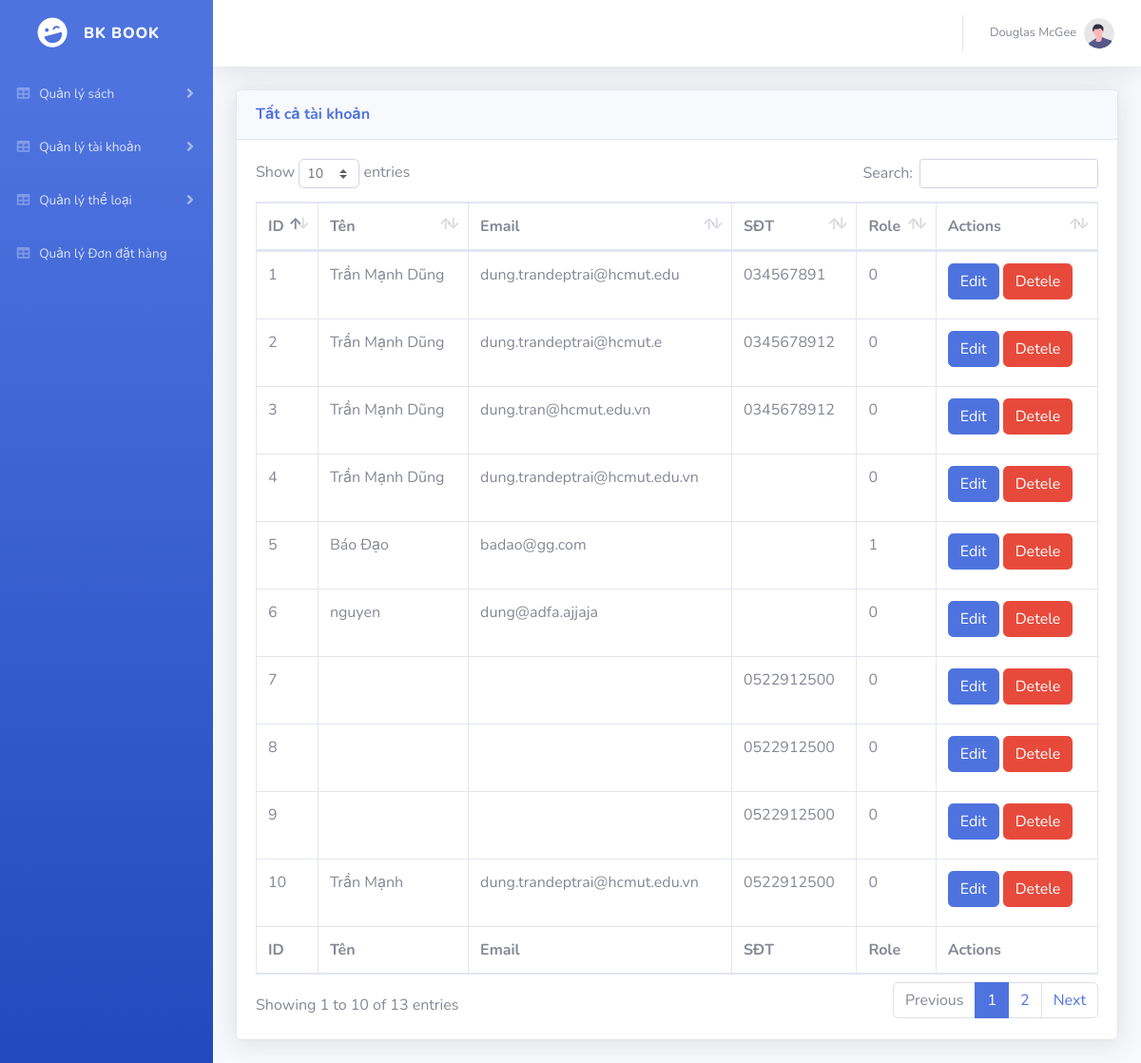
Page /apps/admin/index.php?action=Admin&act=alluser on the committed database.
### tables this page shows
CREATE TABLE `site_user` (
  `id` int(11) NOT NULL,
  `name` varchar(255) DEFAULT NULL,
  `email` varchar(255) DEFAULT NULL,
  `phone_number` varchar(255) DEFAULT NULL,
  `password` varchar(255) DEFAULT NULL,
  `role` int(9) NOT NULL,
  `image` text DEFAULT 'https://cdn-icons-png.flaticon.com/512/21/21294.png'
);

### apps/admin/Model/connection.php (called while the page is built, shortened)
<?php
    class Connection{
        var $conn;
        function __construct()
        {
            $severname ="localhost";
            $username ="root";
            $password ="";
            $db_name ="bkstore";
            $this->conn = new mysqli($severname,$username,$password,$db_name);
            $this->conn->set_charset("utf8");
        }
        public function getList($query) {
            $result = $this->conn->query($query);
            return $result;
        }
    }
?>

### apps/admin/Model/model.php (called while the page is built, shortened)
<?php
    require_once('connection.php');
    class Model {
        function __construct()
        {
            $conn_obj = new Connection();
        }
    }
?>

### apps/admin/Model/admin.php (called while the page is built, shortened)
<?php
require_once('model.php');
class Admin extends Model{
    public function getAllUser() {
        $db = new Connection();
        $query = "SELECT * FROM site_user ";
        $result = $db->getList($query);
        return $result;
    }
}
?>

### apps/admin/view/AllUser.php (the view, shortened to what this page needs)
<link href="/bookstore/apps/admin/public/vendor/fontawesome-free/css/all.min.css" rel="stylesheet" type="text/css">
<link href="/bookstore/apps/admin/public/css/sb-admin-2.min.css" rel="stylesheet">
<link href="/bookstore/apps/admin/public/vendor/datatables/dataTables.bootstrap4.min.css" rel="stylesheet">
            <div class="container-fluid">
                <div class="card shadow mb-4">
                        <div class="card-header py-3">
                            <h6 class="m-0 font-weight-bold text-primary">Tất cả tài khoản</h6>
                        </div>
                        <div class="card-body">
                            <div class="table-responsive">
                            <table class="table table-bordered" id="dataTable" width="100%" cellspacing="0">
                            <thead>
                                <tr>
                                    <th>ID</th>
                                    <th>Tên</th>
                                    <th>Email</th>
                                    <th>SĐT</th>
                                    <th>Role</th>
                                    <th>Actions</th>
                                </tr>
                            </thead>
                            <tfoot>
                                <tr>
                                    <th>ID</th>
                                    <th>Tên</th>
                                    <th>Email</th>
                                    <th>SĐT</th>
                                    <th>Role</th>
                                    <th>Actions</th>
                                </tr>
                            </tfoot>
                            <tbody>
                                <?php
                                    $ad = new Admin();
                                    $user = $ad->getAllUser();
                                    if ($user->num_rows > 0) {
                                        while($result = $user->fetch_assoc()) {
                                    ?>
                                        <tr>
                                            <td><?php echo $result['id']; ?></td>
                                            <td><?php echo $result['name']; ?></td>
                                            <td><?php echo $result['email']; ?></td>
                                            <td><?php echo $result['phone_number']; ?></td>
                                            <td><?php echo $result['role']; ?></td>
                                            <td>
                                                <a name="" id="" class="btn btn-primary mb-2 text-center" href="index.php?action=Admin&act=edituser&id=<?php echo $result['id'] ?>">Edit</a>
                                                <a name="" id="" class="btn btn-danger mb-2 text-center" href="index.php?action=User&act=deleteUser&id=<?php echo $result['id'] ?>">Detele</a>
                                            </td>
                                        </tr>
                                    <?php
                                    }
                                }
                                else
                                {
                                    echo "No products available";
                                    }
                                    ?>
                            </tbody>
                        </table>
                            </div>
                        </div>
                </div>
            </div>

### rows in the picture
site_user: id "1", name "Trần Mạnh Dũng", email "dung.trandeptrai@hcmut.edu", phone_number "034567891", role "0"
site_user: id "2", name "Trần Mạnh Dũng", email "dung.trandeptrai@hcmut.e", phone_number "0345678912", role "0"
site_user: id "3", name "Trần Mạnh Dũng", email "dung.tran@hcmut.edu.vn", phone_number "0345678912", role "0"
site_user: id "4", name "Trần Mạnh Dũng", email "dung.trandeptrai@hcmut.edu.vn", role "0"
site_user: id "5", name "Báo Đạo", email "badao@gg.com", role "1"
site_user: id "6", name "nguyen", email "dung@adfa.ajjaja", role "0"
site_user: id "7", phone_number "0522912500", role "0"
site_user: id "8", phone_number "0522912500", role "0"
site_user: id "9", phone_number "0522912500", role "0"
site_user: id "10", name "Trần Mạnh", email "dung.trandeptrai@hcmut.edu.vn", phone_number "0522912500", role "0"
